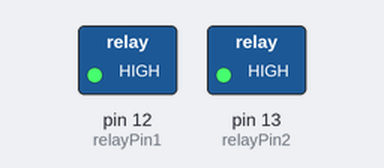
The sketch below on a simulated Arduino Uno, built with avr-gcc and run on an emulated ATmega328P. Parts: switched loads named in the sketch (green lamp = pin HIGH).

Above: at 1.5 s.
At 4.5 s:
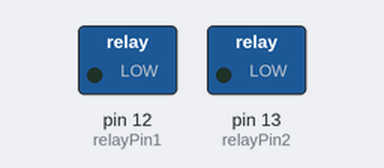
Timing chart, 0 to 7.8 s (numbered marks = the images above):
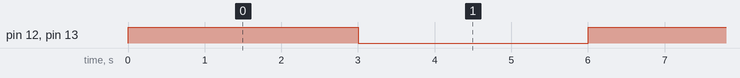

The sketch:

Testing_Relays.ino
```cpp
const int relayPin1 = 12; // Pin connected to the first relay
const int relayPin2 = 13; // Pin connected to the second relay

void setup() {
  pinMode(relayPin1, OUTPUT); // Set relayPin1 as an output
  pinMode(relayPin2, OUTPUT); // Set relayPin2 as an output
}

void loop() {
  digitalWrite(relayPin1, HIGH); // Turn on the first relay
  digitalWrite(relayPin2, HIGH); // Turn on the second relay
  delay(3000); // Wait for 2 seconds

  digitalWrite(relayPin1, LOW); // Turn off the first relay
  digitalWrite(relayPin2, LOW); // Turn off the second relay
  delay(3000); // Wait for 2 seconds
}
```

Measured:
- by itself, pin 12 (relayPin1), pin 13 (relayPin2): alternates HIGH for 3.0 s and LOW for 3.0 s
